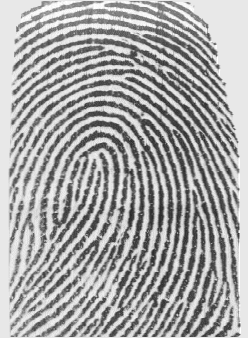
#> input picture binarization/1_1_gray.png, 248 x 338 px
$ python binarization.py   (older library calls are emulated)
#> lines starting #> are read from the running program, lines starting #| are printed output that depends on the picture; after the words box and inside, x2 and y2 are one past the last pixel; in counts of white or black regions, pixels touching at a corner belong together
'''
Created on Feb 27, 2013

@author: Edoardo Foco
'''
from PIL import Image
import matplotlib.pyplot as plt
import matplotlib.image as mpimg
import numpy as np
import cv2

# Loading image with cv2
im_gray = cv2.imread('1_1_gray.png', cv2.CV_LOAD_IMAGE_GRAYSCALE)
#> im_gray is the input picture: shape (338, 248); min 40, max 255, mean 166.7

# Applying Otsu's Algorithm for threshold discovery and Binarizing
(thresh, im_bw) = cv2.threshold(im_gray, 128, 255, cv2.THRESH_BINARY | cv2.THRESH_OTSU)
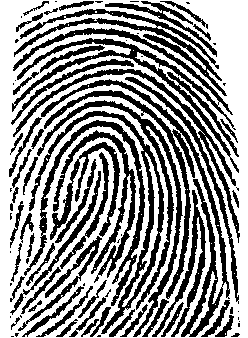
#> im_bw: shape (338, 248); 58.2% white; 90 black regions (34 under 20 px), largest, box (x1, y1, x2, y2) and area: (41, 79, 230, 337) 4671, (12, 28, 239, 173) 4019, (13, 69, 240, 304) 2925
#> thresh = 154

# Saving Binarized Image
cv2.imwrite('bw_image.png', im_bw)


# Calculating Histogram
im_bin = cv2.imread('bw_image.png')
plt.hist(im_bin.flatten(), 256, range=(0, 1), fc='k')
plt.show()
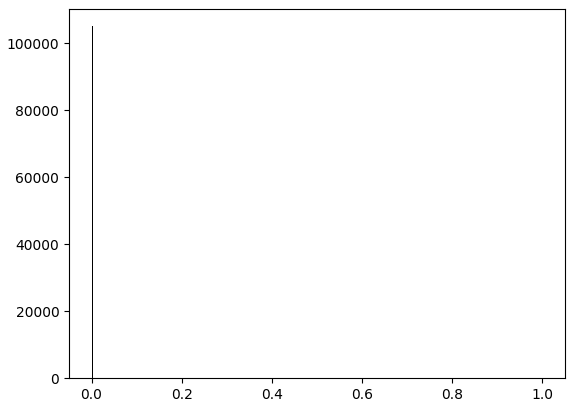
#> figure drawn by matplotlib, 1 panel; tallest bar 105090 high, from x = 0 to 0.00391
# Displaying Binarized Image

cv2.imshow("window", im_bw)
im_bin = cv2.imread('bw_image.png')
cv2.waitKey()

# [11 lines of commented-out code are left out]
